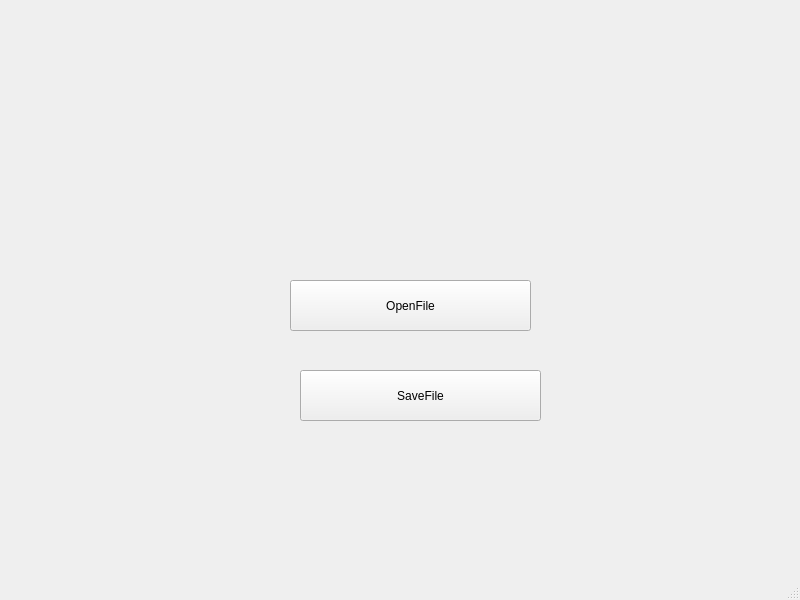
<?xml version="1.0" encoding="UTF-8"?>
<ui version="4.0">
 <class>MainWindow</class>
 <widget class="QMainWindow" name="MainWindow">
  <property name="geometry">
   <rect>
    <x>0</x>
    <y>0</y>
    <width>800</width>
    <height>600</height>
   </rect>
  </property>
  <property name="windowTitle">
   <string>MainWindow</string>
  </property>
  <widget class="QWidget" name="centralwidget">
   <widget class="QPushButton" name="pushButton">
    <property name="geometry">
     <rect>
      <x>290</x>
      <y>280</y>
      <width>241</width>
      <height>51</height>
     </rect>
    </property>
    <property name="text">
     <string>OpenFile</string>
    </property>
   </widget>
   <widget class="QPushButton" name="pushButton_2">
    <property name="geometry">
     <rect>
      <x>300</x>
      <y>370</y>
      <width>241</width>
      <height>51</height>
     </rect>
    </property>
    <property name="text">
     <string>SaveFile</string>
    </property>
   </widget>
  </widget>
  <widget class="QMenuBar" name="menubar">
   <property name="geometry">
    <rect>
     <x>0</x>
     <y>0</y>
     <width>800</width>
     <height>26</height>
    </rect>
   </property>
  </widget>
  <widget class="QStatusBar" name="statusbar"/>
 </widget>
 <resources/>
 <connections/>
</ui>
